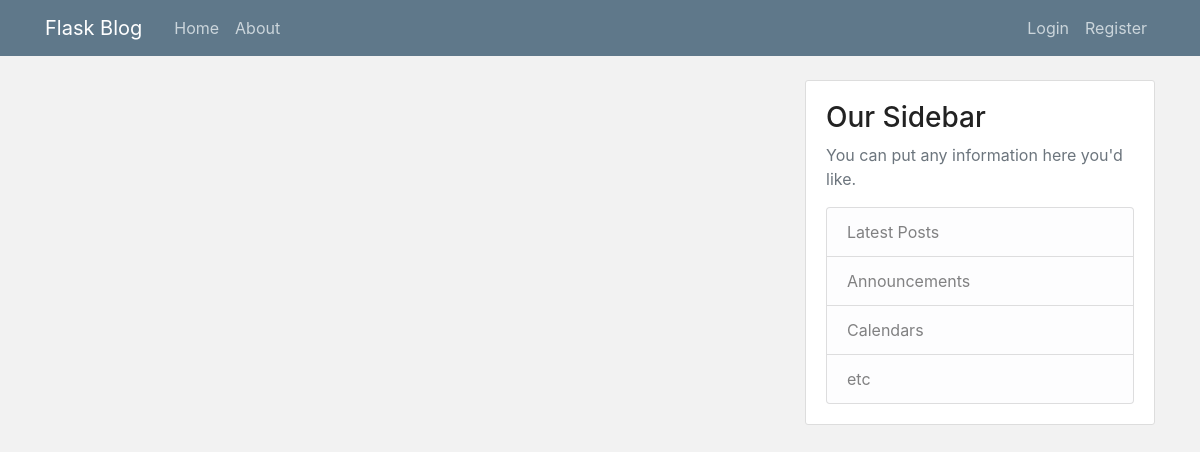
Page /home on the earlier database version.
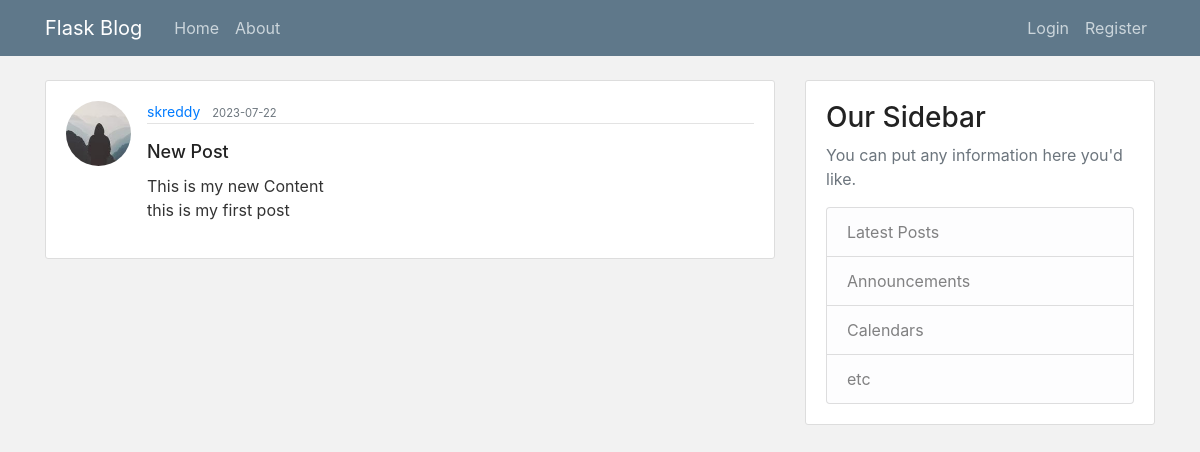
Same page on the later database version.
### FLASK/models.py (models this page shows, shortened)
class Post(db.Model):
    id = db.Column(db.Integer,primary_key=True)
    tilte=db.Column(db.String(100),nullable=False)
    date_posted = db.Column(db.DateTime,nullable=False,default=datetime.utcnow)
    content = db.Column(db.Text,nullable=False)
    user_id=db.Column(db.Integer,db.ForeignKey('user.id'),nullable=False)

class User(db.Model,UserMixin):
    id = db.Column(db.Integer,primary_key=True)
    username = db.Column(db.String(20),unique=True,nullable=False)
    email = db.Column(db.String(120),unique=True,nullable=False)
    image_file = db.Column(db.String(20),nullable=False,default='default.jpg')
    password = db.Column(db.String(60),nullable=False)
    posts = db.relationship('Post',backref='author',lazy=True)

### FLASK/router.py (the view)
@app.route("/")
@app.route("/home")
def home():
    posts = Post.query.all()
    return render_template('home.html', posts=posts)

### FLASK/templates/home.html
{% extends "layout.html" %}
{% block content %}
    {% for post in posts %}
        <article class="media content-section">
          <img class="rounded-circle article-img" src="{{url_for('static',filename='profile_pic/'+ post.author.image_file)}}"/>
          <div class="media-body">
            <div class="article-metadata">
              <a class="mr-2" href="#">{{ post.author.username }}</a>
              <small class="text-muted">{{ post.date_posted.strftime('%Y-%m-%d') }}</small>
            </div>
            <h2><a class="article-title" href="{{url_for('post',post_id=post.id)}}">{{ post.tilte }}</a></h2>
            <p class="article-content">{{ post.content }}</p>
          </div>
        </article>
    {% endfor %}
{% endblock content %}

### FLASK/templates/layout.html (shortened to what this page needs)
<!DOCTYPE html>
<html>
<head>
    <link rel="stylesheet" href="https://maxcdn.bootstrapcdn.com/bootstrap/4.0.0/css/bootstrap.min.css">
    <link rel="stylesheet" type="text/css" href="{{ url_for('static', filename='main.css') }}">
</head>
<body>
    <header class="site-header">
      <nav class="navbar navbar-expand-md navbar-dark bg-steel fixed-top">
        <div class="container">
          <a class="navbar-brand mr-4" href="{{url_for('home')}}">Flask Blog</a>
          <div class="collapse navbar-collapse" id="navbarToggle">
            <div class="navbar-nav mr-auto">
              <a class="nav-item nav-link" href="{{url_for('home')}}">Home</a>
              <a class="nav-item nav-link" href="{{url_for('about')}}">About</a>
            </div>
            <div class="navbar-nav">
              {% if current_user.is_authenticated%}
                <a class="nav-item nav-link" href="{{url_for('new_post')}}">New Post</a>
                <a class="nav-item nav-link" href="{{url_for('account')}}">Account</a>
                <a class="nav-item nav-link" href="{{url_for('logout')}}">Logout</a>
              {%else%}
                  <a class="nav-item nav-link" href="{{url_for('login')}}">Login</a>
                  <a class="nav-item nav-link" href="{{url_for('register')}}">Register</a>
              {%endif%}
                </div>
          </div>
        </div>
      </nav>
    </header>
    <main role="main" class="container">
      <div class="row">
        <div class="col-md-8">
          {% block content %}{% endblock %}
        </div>
        <div class="col-md-4">
          <div class="content-section">
            <h3>Our Sidebar</h3>
            <p class='text-muted'>You can put any information here you'd like.</p>
            <ul class="list-group">
              <li class="list-group-item list-group-item-light">Latest Posts</li>
              <li class="list-group-item list-group-item-light">Announcements</li>
              <li class="list-group-item list-group-item-light">Calendars</li>
              <li class="list-group-item list-group-item-light">etc</li>
            </ul>
          </div>
        </div>
      </div>
    </main>
</body>
</html>

### FLASK/static/main.css (style rules this page uses)
body { background: #f2f2f2; color: #333333; margin-top: 5rem; font-size: 16px; }
h1, h2, h3, h4, h5, h6 { color: #222222; }
.bg-steel { background-color: #5f788a; }
.site-header .navbar-nav .nav-link { color: #cbd5db; }
.content-section { background: #ffffff; padding: 20px; border: 1px solid #dddddd; border-radius: 3px; margin-bottom: 20px; }
.article-title { color: #222222; font-size: 18px; }
.article-content { white-space: pre-line; }
.article-img { height: 65px; width: 65px; margin-right: 16px; }
.article-metadata { padding-bottom: 1px; margin-bottom: 4px; border-bottom: 1px solid #e3e3e3; font-size: 14px; }

Differences in the rows shown:
added Post: image_file (picture), author.username "skreddy", date_posted "2023-07-22", tilte "New Post", content "This is my new Content this is my first post"
